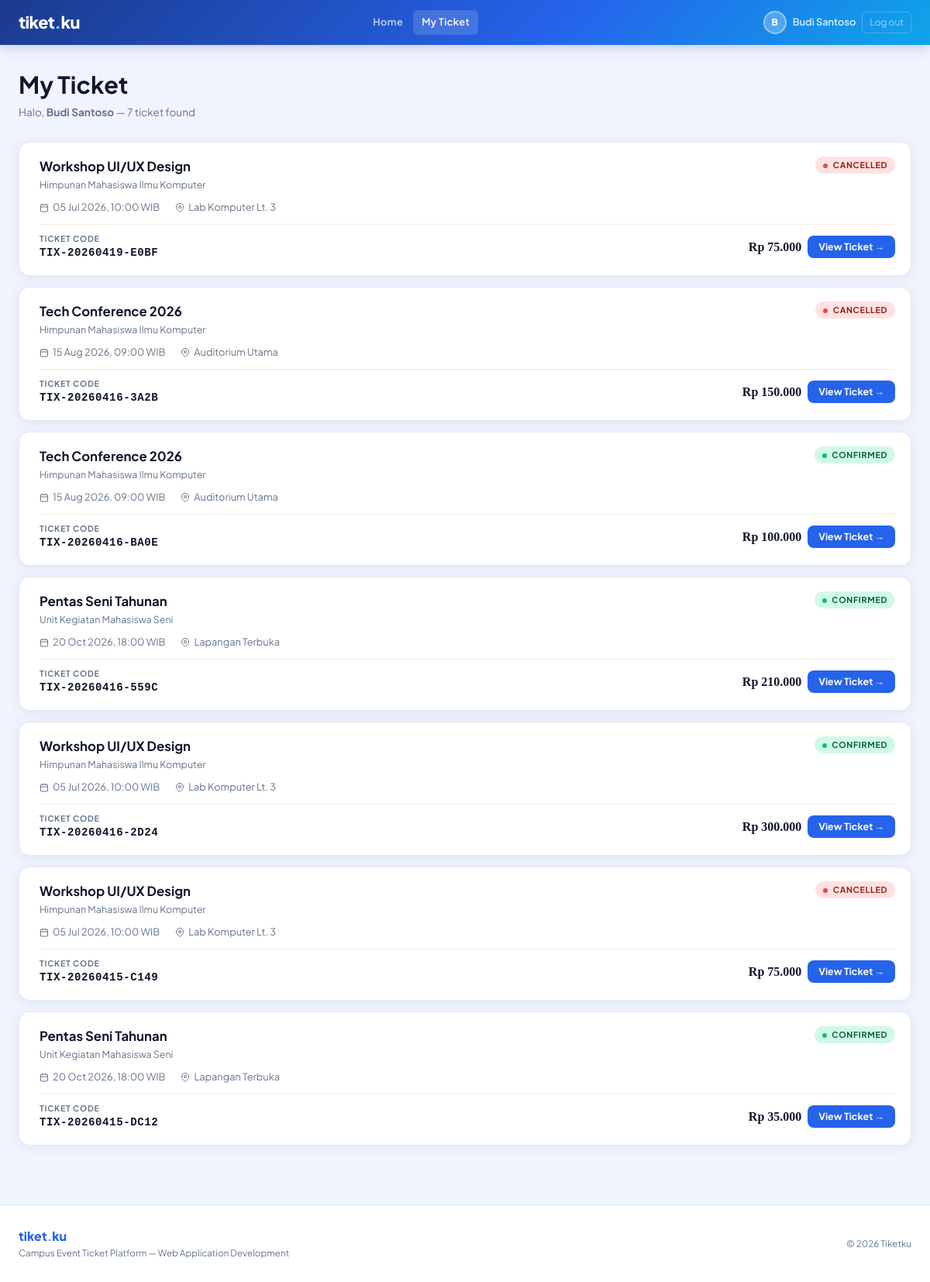
Screenshot of /public/index.php?controller=ticket&action=index (signed in) with the database file from the repository.
### tables this page shows
CREATE TABLE `tickets` (
  `id` int(11) NOT NULL,
  `ticket_code` varchar(50) NOT NULL,
  `purchase_date` datetime DEFAULT current_timestamp(),
  `status` enum('pending','confirmed','cancelled') DEFAULT 'pending',
  `qty` int(11) DEFAULT 1,
  `event_id` int(11) NOT NULL,
  `user_id` int(11) NOT NULL
);

CREATE TABLE `events` (
  `id` int(11) NOT NULL,
  `name` varchar(150) NOT NULL,
  `event_date` datetime NOT NULL,
  `venue` varchar(200) DEFAULT NULL,
  `description` text DEFAULT NULL,
  `image_url` varchar(500) DEFAULT NULL,
  `location_detail` varchar(300) DEFAULT NULL,
  `capacity` int(11) DEFAULT 0,
  `price` decimal(10,2) DEFAULT NULL,
  `organizer_id` int(11) NOT NULL,
  `created_at` timestamp NOT NULL DEFAULT current_timestamp()
);

CREATE TABLE `organizers` (
  `id` int(11) NOT NULL,
  `name` varchar(100) NOT NULL,
  `contact_email` varchar(100) DEFAULT NULL
);

### controllers/TicketController.php (called while the page is built, shortened)
<?php
require_once __DIR__ . '/../models/Ticket.php';
class TicketController {
    private $ticket;
    public function __construct($db) {
        $this->ticket  = new Ticket($db);
    }
    public function index() {
        $stmt    = $this->ticket->readByUser($_SESSION['user_id']);
        $tickets = $stmt->fetchAll(PDO::FETCH_ASSOC);
        require_once __DIR__ . '/../views/tickets/index.php';
    }
}
?>

### models/Ticket.php (called while the page is built, shortened)
<?php
class Ticket {
    private $conn;
    private $table_name = "tickets";
    public function __construct($db) {
        $this->conn = $db;
    }
    public function readByUser($user_id) {
        $query = "SELECT t.*, e.name as event_name, e.event_date, e.venue, e.price,
                         o.name as organizer_name, u.name as user_name
                  FROM " . $this->table_name . " t
                  LEFT JOIN events e     ON t.event_id = e.id
                  LEFT JOIN organizers o ON e.organizer_id = o.id
                  LEFT JOIN users u      ON t.user_id = u.id
                  WHERE t.user_id = ?
                  ORDER BY t.purchase_date DESC";
        $stmt = $this->conn->prepare($query);
        $stmt->bindParam(1, $user_id);
        $stmt->execute();
        return $stmt;
    }
}
?>

### views/tickets/index.php (the view, shortened to what this page needs)
<div>
    <div style="margin-bottom:28px;">
        <h1 style="font-size:1.9rem; font-weight:700; color:var(--charcoal);">My Ticket</h1>
        <p style="color:var(--muted); font-size:0.85rem; margin-top:3px;">
            Halo, <strong><?= htmlspecialchars($_SESSION['user_name']) ?></strong> — <?= count($tickets) ?> ticket found
        </p>
    </div>
    <?php if (empty($tickets)): ?>
    <div style="text-align:center; padding:64px 20px; background:white; border-radius:16px; border:1px solid var(--stone-warm);">
        <svg width="56" height="56" viewBox="0 0 24 24" fill="none" stroke="var(--stone-warm)" stroke-width="1.5" style="margin:0 auto 16px;"><path d="M2 6a2 2 0 012-2h16a2 2 0 012 2v2a2 2 0 100 4v2a2 2 0 01-2 2H4a2 2 0 01-2-2v-2a2 2 0 100-4V6z"/></svg>
        <p style="color:var(--muted); font-size:0.95rem; margin-bottom:20px;">You don't have a ticket yet.</p>
        <a href="/event_ticketing/public/index.php?controller=event&action=index" class="btn-terra">Explore Events →</a>
    </div>
    <?php else: ?>
    <div style="display:flex; flex-direction:column; gap:14px;">
        <?php foreach ($tickets as $t):
            $statusColor = [
                'pending'   => ['bg'=>'#FEF3C7','text'=>'#92400E','dot'=>'#F59E0B'],
                'confirmed' => ['bg'=>'#D1FAE5','text'=>'#065F46','dot'=>'#10B981'],
                'cancelled' => ['bg'=>'#FEE2E2','text'=>'#991B1B','dot'=>'#EF4444'],
            ][$t['status']] ?? ['bg'=>'#F3F4F6','text'=>'#374151','dot'=>'#9CA3AF'];
        ?>
        <div class="ticket-card">
            <div style="display:flex; align-items:stretch; flex-wrap:wrap;">
                <div style="width:6px; background:var(--terracotta); flex-shrink:0; border-radius:0;"></div>
                <div style="flex:1; padding:18px 20px; min-width:200px;">
                    <div style="display:flex; justify-content:space-between; align-items:flex-start; flex-wrap:wrap; gap:8px; margin-bottom:10px;">
                        <div>
                            <h3 style="font-size:1.05rem; font-weight:700; color:var(--charcoal);"><?= htmlspecialchars($t['event_name']) ?></h3>
                            <p style="font-size:0.78rem; color:var(--muted); margin-top:2px;"><?= htmlspecialchars($t['organizer_name'] ?? '') ?></p>
                        </div>
                        <span style="background:<?= $statusColor['bg'] ?>;color:<?= $statusColor['text'] ?>;font-size:0.67rem;font-weight:700;padding:3px 10px;border-radius:999px;letter-spacing:0.06em;text-transform:uppercase;white-space:nowrap;">
                            <span style="display:inline-block;width:6px;height:6px;border-radius:50%;background:<?= $statusColor['dot'] ?>;margin-right:4px;vertical-align:middle;"></span>
                            <?= strtoupper($t['status']) ?>
                        </span>
                    </div>
                    <div style="display:flex; gap:20px; flex-wrap:wrap; margin-bottom:12px;">
                        <div style="display:flex;align-items:center;gap:5px;color:var(--muted);font-size:0.8rem;">
                            <svg width="12" height="12" viewBox="0 0 24 24" fill="none" stroke="currentColor" stroke-width="2"><rect x="3" y="4" width="18" height="18" rx="2"/><line x1="16" y1="2" x2="16" y2="6"/><line x1="8" y1="2" x2="8" y2="6"/><line x1="3" y1="10" x2="21" y2="10"/></svg>
                            <?= date('d M Y, H:i', strtotime($t['event_date'])) ?> WIB
                        </div>
                        <div style="display:flex;align-items:center;gap:5px;color:var(--muted);font-size:0.8rem;">
                            <svg width="12" height="12" viewBox="0 0 24 24" fill="none" stroke="currentColor" stroke-width="2"><path d="M21 10c0 7-9 13-9 13s-9-6-9-13a9 9 0 0118 0z"/><circle cx="12" cy="10" r="3"/></svg>
                            <?= htmlspecialchars($t['venue'] ?? '') ?>
                        </div>
                    </div>
                    <div style="display:flex; justify-content:space-between; align-items:center; flex-wrap:wrap; gap:8px; padding-top:10px; border-top:1px solid #F0EAE0;">
                        <div>
                            <p style="font-size:0.66rem; font-weight:700; letter-spacing:0.07em; text-transform:uppercase; color:var(--muted);">Ticket Code</p>
                            <p style="font-family:monospace; font-weight:700; color:var(--terracotta); font-size:0.88rem; letter-spacing:0.04em;"><?= htmlspecialchars($t['ticket_code']) ?></p>
                        </div>
                        <div style="display:flex;gap:8px;align-items:center;">
                            <span style="font-family:'Playfair Display',serif;font-weight:700;color:var(--forest);font-size:1rem;">Rp <?= number_format($t['price'] * ($t['qty'] ?? 1), 0, ',', '.') ?></span>
                            <a href="/event_ticketing/public/index.php?controller=ticket&action=detail&id=<?= $t['id'] ?>" class="btn-terra" style="padding:5px 14px;font-size:0.78rem;">
                                View Ticket →
                            </a>
                        </div>
                    </div>
                </div>
            </div>
        </div>
        <?php endforeach; ?>
    </div>
    <?php endif; ?>
</div>
<?php $content = ob_get_clean(); require_once __DIR__ . '/../layouts/main.php'; ?>

### public/index.php (shortened to what this page needs)
<?php
$database = new Database();
$db       = $database->getConnection();
$controllerName = $_GET['controller'] ?? 'event';
$actionName     = $_GET['action']     ?? 'index';
switch ($controllerName) {
    case 'ticket':
        require_once __DIR__ . '/../controllers/TicketController.php';
        $controller = new TicketController($db);
        break;
}
if (method_exists($controller, $actionName)) {
    $controller->{$actionName}();
} else {
    echo "Action not found.";
}
?>

### views/layouts/main.php (shortened to what this page needs)
<!DOCTYPE html>
<html lang="id">
<head>
    <script src="https://cdn.tailwindcss.com"></script>
</head>
<body>
<nav class="navbar">
    <div class="nav-inner">
        <a href="/event_ticketing/public/index.php" class="nav-logo">tiket<span class="dot">.</span>ku</a>
        <div class="nav-links">
            <?php
            $ctrl   = $_GET['controller'] ?? 'event';
            $action = $_GET['action']     ?? 'index';
            ?>
            <a href="/event_ticketing/public/index.php?controller=event&action=index"
            class="nav-link <?= ($ctrl === 'event' && in_array($action, ['index','detail'])) ? 'active' : '' ?>">Home</a>
            <?php if (isset($_SESSION['user_id']) && empty($_SESSION['is_admin'])): ?>
                <a href="/event_ticketing/public/index.php?controller=ticket&action=index"
                class="nav-link <?= ($ctrl === 'ticket') ? 'active' : '' ?>">My Ticket</a>
            <?php endif; ?>
        </div>
        <div class="nav-user">
            <?php if (isset($_SESSION['user_id'])): ?>
                <div class="nav-avatar"><?= strtoupper(substr($_SESSION['user_name'] ?? 'U', 0, 1)) ?></div>
                <span class="nav-username"><?= htmlspecialchars($_SESSION['user_name'] ?? '') ?></span>
                <a href="/event_ticketing/public/index.php?controller=auth&action=logout" class="nav-logout">Log out</a>
            <?php endif; ?>
        </div>
    </div>
</nav>
<main>
    <div style="max-width:1200px;margin:0 auto;padding:28px 24px;" class="page-fade">
        <?= $content ?? '' ?>
    </div>
</main>
<footer style="padding:28px 24px;border-top:1px solid var(--border);background:#fff;margin-top:48px;">
    <div style="max-width:1200px;margin:0 auto;display:flex;justify-content:space-between;align-items:center;flex-wrap:wrap;gap:10px;">
        <div>
            <span style="font-weight:800;font-size:1rem;color:var(--blue-mid);">tiket<span style="color:var(--blue-light);">.</span>ku</span>
            <p style="font-size:0.73rem;color:var(--muted);margin-top:1px;">Campus Event Ticket Platform — Web Application Development</p>
        </div>
        <p style="font-size:0.73rem;color:var(--muted);">© 2026 Tiketku</p>
    </div>
</footer>
</body>
</html>

### views/layouts/main.php (style rules this page uses)
:root { --white: #FFFFFF; --bg: #F0F4FF; --bg-card: #FFFFFF; --border: #E2E8F4; --blue-deep: #1B3A8C; --blue-mid: #2563EB; --blue-soft: #3B82F6; --blue-light: #60A5FA; --blue-pale: #DBEAFE; --blue-xpale: #EFF6FF; --cyan: #0EA5E9; --ink: #0F172A; --ink-soft: #334155; --muted: #64748B; --muted-light: #94A3B8; --success: #10B981; --warning: #F59E0B; --danger: #EF4444; --grad-main: linear-gradient(135deg, #1B3A8C 0%, #2563EB 60%, #0EA5E9 100%); --grad-card: linear-gradient(135deg, #1e40af 0%, #3b82f6 100%); --shadow-blue: 0 4px 20px rgba(37,99,235,0.18); --shadow-card: 0 2px 16px rgba(15,23,42,0.07); }
*, *::before, *::after { box-sizing: border-box; margin: 0; padding: 0; }
html { height: 100%; }
body { font-family: 'Plus Jakarta Sans', sans-serif; background: var(--bg); color: var(--ink); min-height: 100vh; display: flex; flex-direction: column; }
.navbar { background: var(--grad-main); position: sticky; top: 0; z-index: 50; box-shadow: 0 2px 16px rgba(27,58,140,0.25); }
.nav-inner { max-width: 1200px; margin: 0 auto; padding: 0 24px; height: 58px; display: flex; align-items: center; justify-content: space-between; gap: 16px; }
.nav-logo { font-weight: 800; font-size: 1.35rem; color: #FFFFFF; text-decoration: none; letter-spacing: -0.03em; }
.nav-logo .dot { color: #93C5FD; }
.nav-links { display: flex; align-items: center; gap: 2px; }
.nav-link { color: rgba(255,255,255,0.75); font-size: 0.8rem; font-weight: 600; letter-spacing: 0.03em; padding: 6px 11px; border-radius: 6px; text-decoration: none; transition: all 0.15s; }
.nav-link:hover, .nav-link.active { color: #fff; background: rgba(255,255,255,0.15); }
.nav-user { display: flex; align-items: center; gap: 8px; }
.nav-avatar { width: 30px; height: 30px; border-radius: 50%; background: rgba(255,255,255,0.25); border: 2px solid rgba(255,255,255,0.4); color: #fff; font-weight: 800; font-size: 0.75rem; display: flex; align-items: center; justify-content: center; flex-shrink: 0; }
.nav-username { color: rgba(255,255,255,0.85); font-size: 0.8rem; font-weight: 600; }
.nav-logout { color: rgba(255,255,255,0.6); font-size: 0.75rem; text-decoration: none; padding: 4px 9px; border-radius: 5px; border: 1px solid rgba(255,255,255,0.2); transition: all 0.15s; }
.btn-terra { background: var(--blue-mid); color: #fff; padding: 0.55rem 1.3rem; border-radius: 8px; font-weight: 700; font-size: 0.84rem; border: none; cursor: pointer; text-decoration: none; display: inline-flex; align-items: center; gap: 6px; transition: all 0.18s; }
.ticket-card { background: #fff; border-radius: 14px; border: 1px solid var(--border); overflow: hidden; transition: all 0.2s; box-shadow: var(--shadow-card); }
.page-fade { animation: fadeUp 0.3s ease both; }
main { flex: 1 0 auto; }
footer { flex-shrink: 0; }

### rows the page displays
tickets: event.name "Workshop UI/UX Design", organizers.name "Himpunan Mahasiswa Ilmu Komputer", status "CANCELLED", event.event_date "05 Jul 2026, 10:00", event.venue "Lab Komputer Lt. 3", ticket_code "TIX-20260419-E0BF", $t['price'] * ($t['qty'] ?? 1) "75.000"
tickets: event.name "Tech Conference 2026", organizers.name "Himpunan Mahasiswa Ilmu Komputer", status "CANCELLED", event.event_date "15 Aug 2026, 09:00", event.venue "Auditorium Utama", ticket_code "TIX-20260416-3A2B", $t['price'] * ($t['qty'] ?? 1) "150.000"
tickets: event.name "Tech Conference 2026", organizers.name "Himpunan Mahasiswa Ilmu Komputer", status "CONFIRMED", event.event_date "15 Aug 2026, 09:00", event.venue "Auditorium Utama", ticket_code "TIX-20260416-BA0E", $t['price'] * ($t['qty'] ?? 1) "100.000"
tickets: event.name "Pentas Seni Tahunan", organizers.name "Unit Kegiatan Mahasiswa Seni", status "CONFIRMED", event.event_date "20 Oct 2026, 18:00", event.venue "Lapangan Terbuka", ticket_code "TIX-20260416-559C", $t['price'] * ($t['qty'] ?? 1) "210.000"
tickets: event.name "Workshop UI/UX Design", organizers.name "Himpunan Mahasiswa Ilmu Komputer", status "CONFIRMED", event.event_date "05 Jul 2026, 10:00", event.venue "Lab Komputer Lt. 3", ticket_code "TIX-20260416-2D24", $t['price'] * ($t['qty'] ?? 1) "300.000"
tickets: event.name "Workshop UI/UX Design", organizers.name "Himpunan Mahasiswa Ilmu Komputer", status "CANCELLED", event.event_date "05 Jul 2026, 10:00", event.venue "Lab Komputer Lt. 3", ticket_code "TIX-20260415-C149", $t['price'] * ($t['qty'] ?? 1) "75.000"
tickets: event.name "Pentas Seni Tahunan", organizers.name "Unit Kegiatan Mahasiswa Seni", status "CONFIRMED", event.event_date "20 Oct 2026, 18:00", event.venue "Lapangan Terbuka", ticket_code "TIX-20260415-DC12", $t['price'] * ($t['qty'] ?? 1) "35.000"

### other values shown
substr($_SESSION['user_name'] ?? 'U', 0, 1) "B"
$_SESSION['user_name'] "Budi Santoso"
count($tickets) "7"
